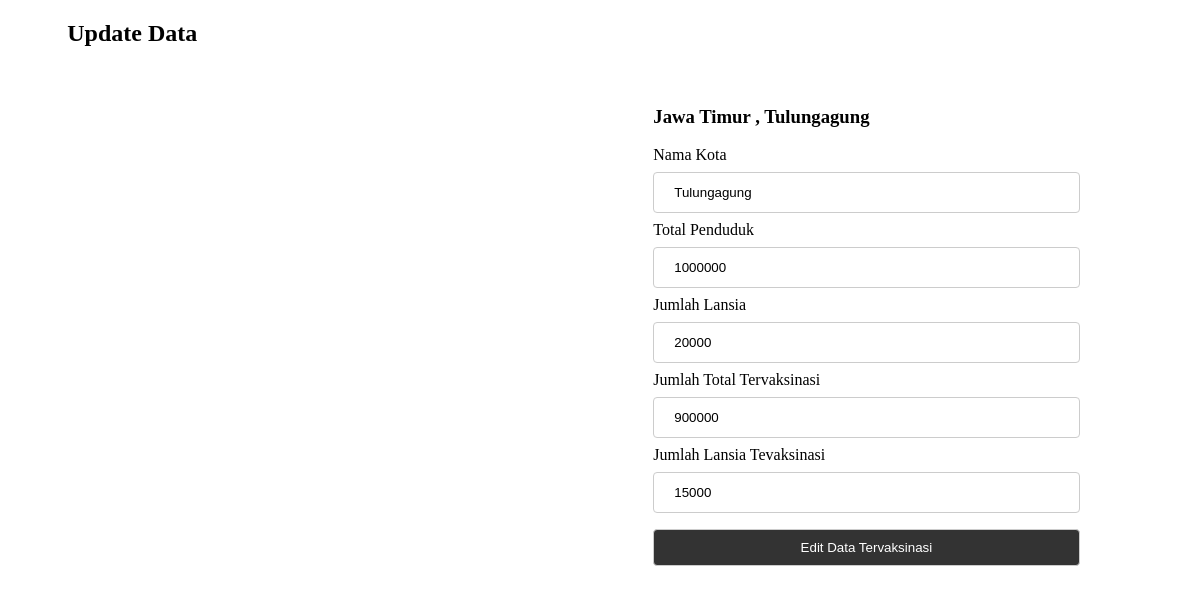
Screenshot of /updateDataVaksinasi.php?id_kab_kota=6 with the database file from the repository.
### tables this page shows
CREATE TABLE `kabupaten_kota` (
  `id_kab_kota` int(10) UNSIGNED NOT NULL,
  `id_provinsi` int(10) UNSIGNED NOT NULL,
  `nama_kab_kota` varchar(200) DEFAULT NULL,
  `jml_total_penduduk` double DEFAULT NULL,
  `jml_lansia` double DEFAULT NULL
);

CREATE TABLE `provinsi` (
  `id_provinsi` int(10) UNSIGNED NOT NULL,
  `nama_provinsi` varchar(200) DEFAULT NULL
);

CREATE TABLE `vaksinasi` (
  `id_vaksinasi` int(10) UNSIGNED NOT NULL,
  `id_kab_kota` int(10) UNSIGNED NOT NULL,
  `jml_total_vaksinasi` double DEFAULT NULL,
  `jml_lansia_vaksinasi` double DEFAULT NULL
);

### updateDataVaksinasi.php (the view, shortened to what this page needs)
<?php
include "connection.php";
$idKota = $_GET['id_kab_kota'];
?>
<!DOCTYPE html>
<html lang="en">
<head>
    <link rel="stylesheet" type="text/css" href="assets/style.css">
</head>
<body>
      <section>
        <div class="container">
            <h2>Update Data</h2>
            <div class="row">
              <div class="column-2">
              </div>
              <div class="column-2">
                <form method="POST">
                  <?php
                  $queryAlamatKota = mysqli_query($connect,"SELECT *
                                                            FROM kabupaten_kota
                                                            JOIN provinsi
                                                            ON kabupaten_kota.id_provinsi = provinsi.id_provinsi
                                                            JOIN vaksinasi
                                                            ON vaksinasi.id_kab_kota= kabupaten_kota.id_kab_kota
                                                            WHERE kabupaten_kota.id_kab_kota=$idKota");
                  while($showAlamatKota = mysqli_fetch_array($queryAlamatKota)){
                    $namaProvinsi = $showAlamatKota['nama_provinsi'];
                    $namaKota = $showAlamatKota['nama_kab_kota'];
                    $totalPenduduk = $showAlamatKota['jml_total_penduduk'];
                    $jumlahLansia = $showAlamatKota['jml_lansia'];
                    $totalVaksinasi = $showAlamatKota['jml_total_vaksinasi'];
                    $jumlahLansiaVaksinasi = $showAlamatKota['jml_lansia_vaksinasi'];
                  }
                  ?>
                  <h3><?= $namaProvinsi ?> , <?= $namaKota ?></h3>
                  <label>Nama Kota</label>
                  <input placeholder="Total Telah Tervaksin" name="namaKota" type="text" value="<?=$namaKota?>">
                  <label>Total Penduduk</label>
                  <input  placeholder="Total Penduduk" name="totalPenduduk" type="text" value="<?=$totalPenduduk?>">
                  <label>Jumlah Lansia</label>
                  <input  placeholder="Jumlah Lansia" name="jumlahLansia" type="text" value="<?=$jumlahLansia?>">
                  <label>Jumlah Total Tervaksinasi</label>
                  <input placeholder="Total Telah Tervaksin" name="totalPendudukTervaksin" type="text" value="<?=$totalVaksinasi?>">
                  <label>Jumlah Lansia Tevaksinasi</label>
                  <input  placeholder="Jumlah Lansia telah Tervaksin" name="jumlahLansiaTervaksin" type="text" value="<?=$jumlahLansiaVaksinasi?>">
                    <button class="button button1" name="editDataTervaksin">Edit Data Tervaksinasi</button>
                </form>
              </div>
            </div>
          </div>
      </section>
</body>
</html>

### assets/style.css (style rules this page uses)
.container { width: 90%; margin: auto ; }
.row { display: flex; flex-direction: row; justify-content: space-around; flex-flow: wrap; }
.column-2 { width: 40%; padding:20px; margin-bottom: 0; }
input[type=text] { width: 100%; padding: 12px 20px; margin: 8px 0; display: inline-block; border: 1px solid #ccc; border-radius: 4px; box-sizing: border-box; }
.button { width: 100%; padding: 5px 10px; margin: 8px 0; display: inline-block; border: 1px solid #ccc; border-radius: 4px; box-sizing: border-box; }
.button1 { background-color: #333333; padding:10px 20px; color: rgb(255, 255, 255); }

### rows the page displays
kabupaten_kota: id_provinsi.nama_provinsi "Jawa Timur", nama_kab_kota "Tulungagung", namaKota "Tulungagung", totalPenduduk "1000000", jumlahLansia "20000", totalPendudukTervaksin "900000", jumlahLansiaTervaksin "15000"
